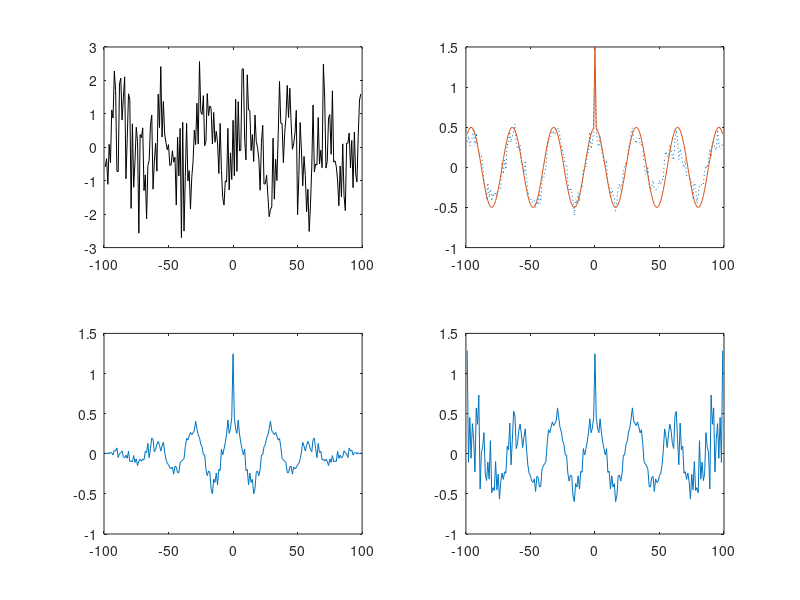

Write MATLAB code to recreate this figure.
%ds03e02.m
% Autocorrelation of a noisy single-tone signal for noise reducing effect
clear, clf
A=1; P=1; Noise_Amp=sqrt(12*P);  
M=32; Omega=2*pi/M; N=100;
m=1:3*N;
x(m) = A*sin(Omega*(m-N)) + Noise_Amp*(rand(size(m))-0.5); 
m=N:2*N-1;  nn=-(N-1):(N-1);
for n=nn
   phi_xx(n+N) = x(n+m)*x(m)'/N; % Eq.(3.4)
   psi_xx(n+N) = A^2/2*cos(Omega*n) + P*(n==0); % Eq.(E3.2.5)
end
subplot(221), plot(nn,x(nn+N),'k')
subplot(222), plot(nn,phi_xx,':', nn,psi_xx)
psi_xcorr = xcorr(x(m)); % Autocorrelation using xcorr() Eq.(3.9)
[psi_biased,lags] = xcorr(x(m),'biased'); % Biased correlation Eq.(3.5)
subplot(223), plot(lags,psi_biased), hold on
Discrepancy=norm(psi_biased-psi_xcorr/N) % Compare with Eq.(3.9)
[psi_unbiased,lags]=xcorr(x(m),'unbiased'); % Unbiased correlation (3.7)
subplot(224), plot(lags,psi_unbiased)
